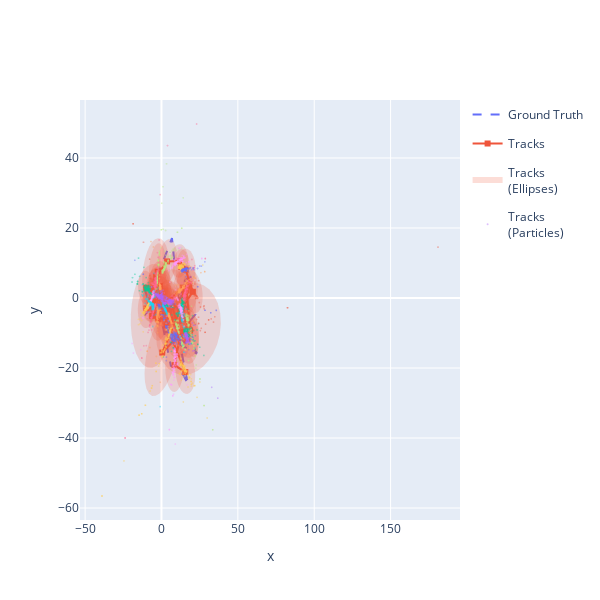

The code cell stored with this chart in its notebook:
### Markdown cell above
Plot the resulting track with the sample points at each iteration. Can also change 'plot_history'
to True if wanted.

### Code cell
plotter.plot_tracks(track, [1,3], particle=True, uncertainty=True)
plotter.fig
